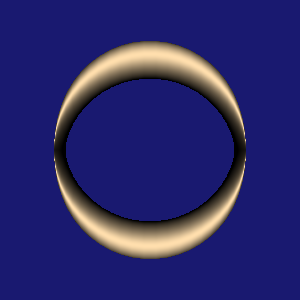

Source code (Python):
#!/usr/bin/env python

# Render a single vtkParametricBohemianDome surface, centered and
# normalized to fit the viewport.

# Factory overrides: importing these modules registers the OpenGL rendering
# and interaction style implementations for vtkRenderingCore factory classes.
import vtkmodules.vtkInteractionStyle  # noqa: F401
import vtkmodules.vtkRenderingOpenGL2  # noqa: F401
# VTK pipeline classes used in this example
from vtkmodules.vtkCommonComputationalGeometry import vtkParametricBohemianDome
from vtkmodules.vtkFiltersSources import vtkParametricFunctionSource
from vtkmodules.vtkRenderingCore import (
    vtkActor,
    vtkPolyDataMapper,
    vtkRenderWindow,
    vtkRenderWindowInteractor,
    vtkRenderer,
)

# Colors (normalized RGB)
navajo_white_rgb = (1.0, 0.871, 0.678)
midnight_blue_rgb = (0.098, 0.098, 0.439)

# Parametric function: define the Bohemian Dome surface with custom parameters
parametric_fn = vtkParametricBohemianDome()
parametric_fn.SetA(5.0)
parametric_fn.SetB(1.0)
parametric_fn.SetC(2.0)

# Source: sample the parametric function to produce polygonal output
source = vtkParametricFunctionSource()
source.SetParametricFunction(parametric_fn)
source.SetUResolution(51)
source.SetVResolution(51)
source.SetWResolution(51)
source.Update()

# Normalize: scale and center the surface to fit the viewport
bounds = source.GetOutput().GetBounds()
max_dim = max(bounds[1] - bounds[0], bounds[3] - bounds[2], bounds[5] - bounds[4])
scale = 3.0 / max_dim if max_dim > 0 else 1.0
cx = (bounds[0] + bounds[1]) / 2.0
cy = (bounds[2] + bounds[3]) / 2.0
cz = (bounds[4] + bounds[5]) / 2.0

# Mapper: map polygon data to graphics primitives
mapper = vtkPolyDataMapper()
mapper.SetInputConnection(source.GetOutputPort())
# Actor: position and scale the mapped geometry
actor = vtkActor()
actor.SetMapper(mapper)
actor.GetProperty().SetColor(navajo_white_rgb)
actor.SetScale(scale, scale, scale)
actor.SetPosition(-cx * scale, -cy * scale, -cz * scale)

# Renderer: assemble the scene and configure the camera
renderer = vtkRenderer()
renderer.AddActor(actor)
renderer.SetBackground(midnight_blue_rgb)

# Window
render_window = vtkRenderWindow()
render_window.AddRenderer(renderer)
render_window.SetWindowName("parametric object bohemian dome")
render_window.SetMultiSamples(0)
render_window.SetSize(300, 300)

# Interactor
render_window_interactor = vtkRenderWindowInteractor()
render_window_interactor.SetRenderWindow(render_window)

# Scene: configure the camera
renderer.ResetCamera()

render_window_interactor.Initialize()
render_window_interactor.Start()
